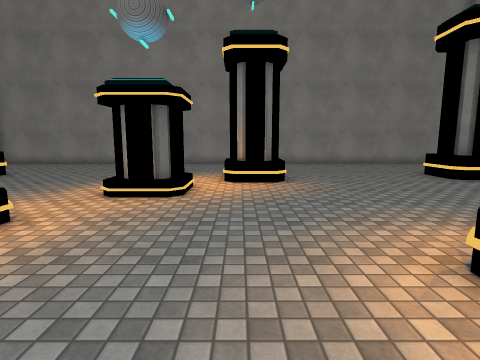
view 1 (above)

16 first-person views from a walk through a 3-D level made in the Unity game engine. The camera is 1.5 m above the floor, tilts 8° down and sees 80° across. The floor is counted in squares, 1 m on a side. Each view is taken from the middle of a square. On the plan, view 1 faces up. The plan holds only what a view shows up to about 14 squares ahead; the rest is blank. The place goes on beyond the plan. Some surface patterns are stand-ins.

view 2
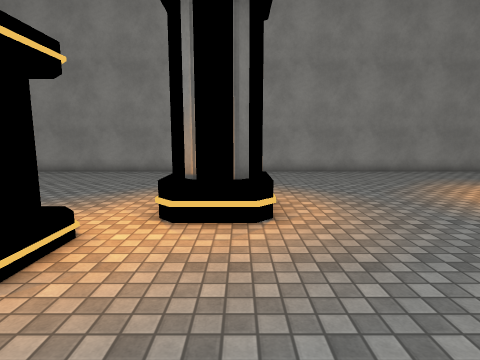

view 3
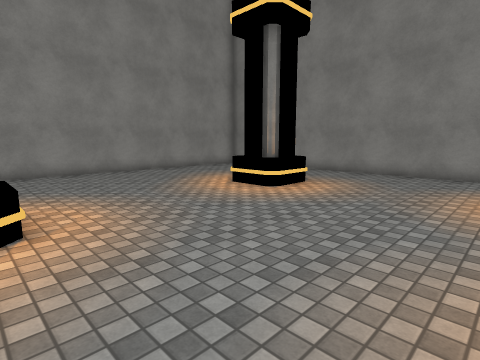

view 4
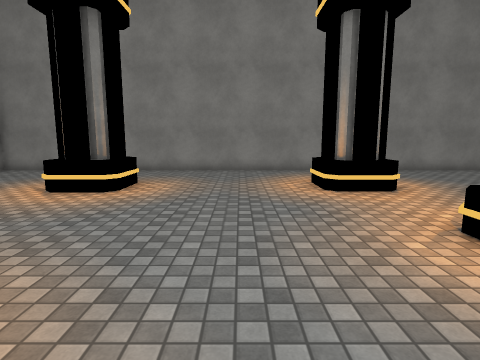

view 5
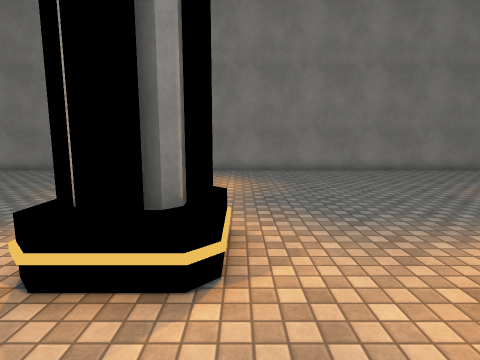

view 6
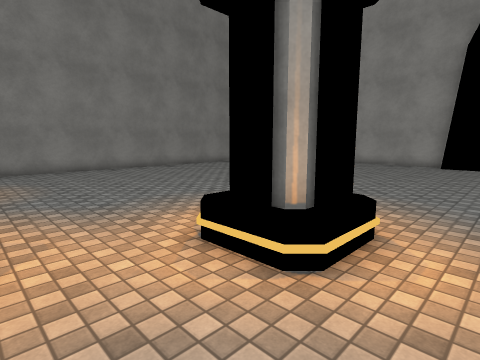

view 7
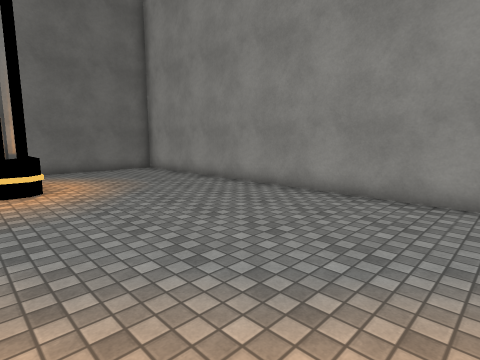

view 8
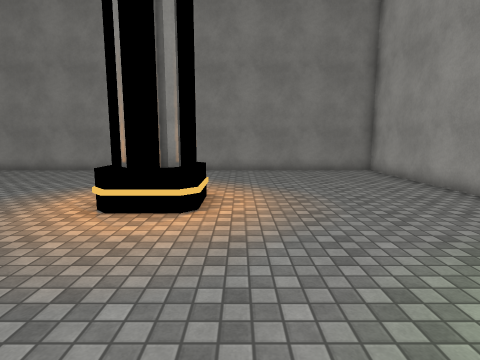

view 9
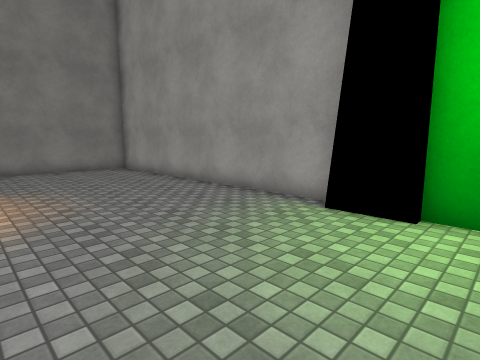

view 10
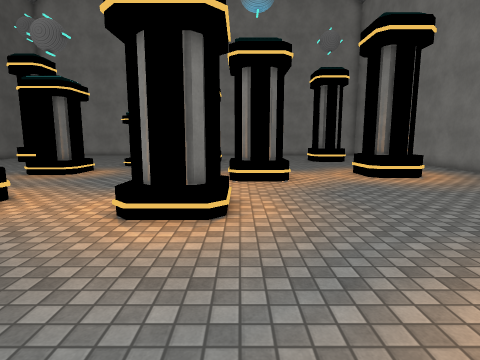

view 11
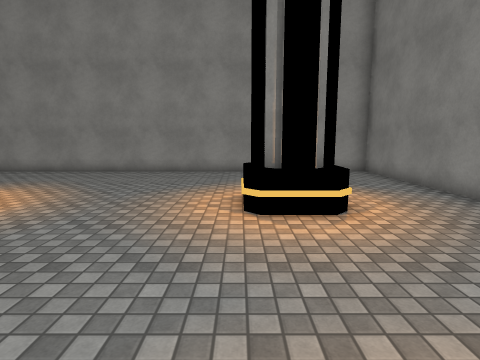

view 12
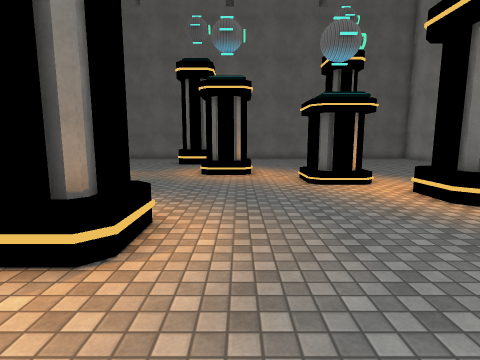

view 13
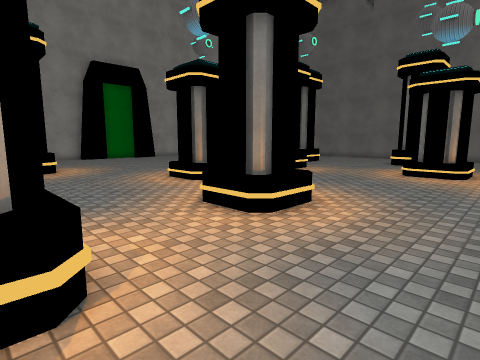

view 14
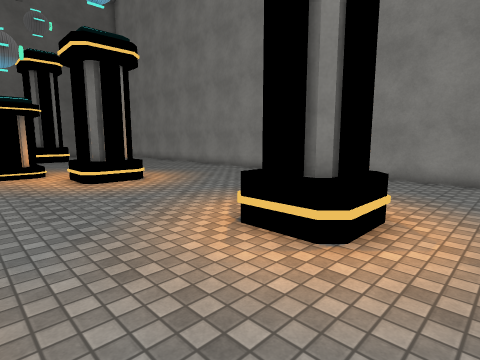

view 15
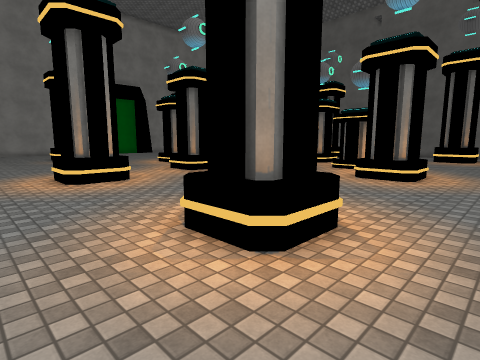

view 16
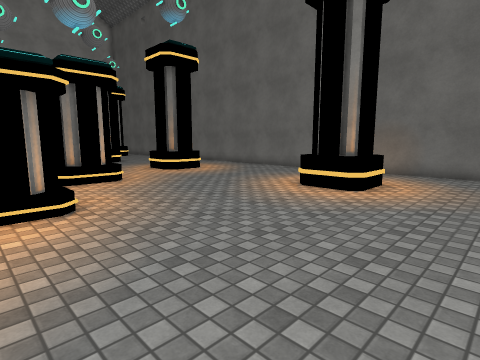

### Floor plan
Key: @ floor where view 1 was taken; # wall or solid block; . floor; = window, fence, low wall or low ledge.
Columns run from 16 left of view 1 to 14 right of it. Each row starts with its distance up from view 1.
 19    ############################
 18   ............................#
 17   ............................#
 16 #.............................#
 15 #.............................#
 14 #.............................#
 13 #...==...................#=...#
 12 #...###.........##=.....###...#
 11 #    ##.........##=.....=##...#
 10      ...........##............#
  9    ..........##...............#
  8    ..........##...............#
  7     ..........................#
  6      .........................#
  5       ....###.................#
  4        ... # ...........###...#
  3         ..  .......##=.. ##...#
  2           .........###.... ...#
  1           .........=#.........#
  0           ......@.............#
 -1             ..................#
 -2              #...###..........#
 -3               ...## ..........#
 -4               ...##...........#
 -5                ...............#
 -6                 ..............#
 -7                 ..............#
 -8                 ......=#   ...#
 -9                 ......##    ..#
-10                 ......=# .....#
-11                ...............#
-12                 ..............#
-13                ...............#
-14                ...............#
-15                ...............#
-16                ...............#
-17                ##  ...........#
-18                   #############

Positions as (right, up) in squares from view 1, and headings:
1: (0, 0), facing up
2: (1, 5), facing up
3: (1, 5), facing up-right
4: (0, 7), facing right
5: (0, 1), facing right
6: (-1, 1), facing down-right
7: (-1, 11), facing up-left
8: (0, -11), facing right
9: (-1, -11), facing down-right
10: (3, -9), facing up
11: (8, 5), facing up
12: (8, 5), facing left
13: (9, 7), facing down-left
14: (12, 7), facing up-left
15: (13, 15), facing down-left
16: (-2, 16), facing down-left
